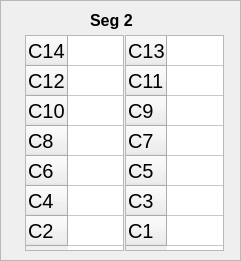
     <widget class="QFrame" name="frame_27">
      <property name="geometry">
       <rect>
        <x>250</x>
        <y>40</y>
        <width>241</width>
        <height>261</height>
       </rect>
      </property>
      <property name="frameShape">
       <enum>QFrame::StyledPanel</enum>
      </property>
      <property name="frameShadow">
       <enum>QFrame::Raised</enum>
      </property>
      <widget class="QTableWidget" name="B2_even">
       <property name="geometry">
        <rect>
         <x>25</x>
         <y>35</y>
         <width>99</width>
         <height>216</height>
        </rect>
       </property>
       <property name="font">
        <font>
         <pointsize>15</pointsize>
        </font>
       </property>
       <attribute name="horizontalHeaderVisible">
        <bool>false</bool>
       </attribute>
       <attribute name="horizontalHeaderDefaultSectionSize">
        <number>60</number>
       </attribute>
       <row>
        <property name="text">
         <string>C14</string>
        </property>
       </row>
       <row>
        <property name="text">
         <string>C12</string>
        </property>
       </row>
       <row>
        <property name="text">
         <string>C10</string>
        </property>
       </row>
       <row>
        <property name="text">
         <string>C8</string>
        </property>
       </row>
       <row>
        <property name="text">
         <string>C6</string>
        </property>
       </row>
       <row>
        <property name="text">
         <string>C4</string>
        </property>
       </row>
       <row>
        <property name="text">
         <string>C2</string>
        </property>
       </row>
       <column>
        <property name="text">
         <string>Right</string>
        </property>
       </column>
      </widget>
      <widget class="QTableWidget" name="B2_odd">
       <property name="geometry">
        <rect>
         <x>125</x>
         <y>35</y>
         <width>99</width>
         <height>216</height>
        </rect>
       </property>
       <property name="font">
        <font>
         <pointsize>15</pointsize>
        </font>
       </property>
       <attribute name="horizontalHeaderVisible">
        <bool>false</bool>
       </attribute>
       <attribute name="horizontalHeaderDefaultSectionSize">
        <number>60</number>
       </attribute>
       <row>
        <property name="text">
         <string>C13</string>
        </property>
       </row>
       <row>
        <property name="text">
         <string>C11</string>
        </property>
       </row>
       <row>
        <property name="text">
         <string>C9</string>
        </property>
       </row>
       <row>
        <property name="text">
         <string>C7</string>
        </property>
       </row>
       <row>
        <property name="text">
         <string>C5</string>
        </property>
       </row>
       <row>
        <property name="text">
         <string>C3</string>
        </property>
       </row>
       <row>
        <property name="text">
         <string>C1</string>
        </property>
       </row>
       <column>
        <property name="text">
         <string>Left</string>
        </property>
       </column>
      </widget>
      <widget class="QLabel" name="box2_label_4">
       <property name="geometry">
        <rect>
         <x>90</x>
         <y>10</y>
         <width>61</width>
         <height>21</height>
        </rect>
       </property>
       <property name="font">
        <font>
         <pointsize>12</pointsize>
         <weight>75</weight>
         <bold>true</bold>
        </font>
       </property>
       <property name="text">
        <string>Seg 2</string>
       </property>
      </widget>
     </widget>
